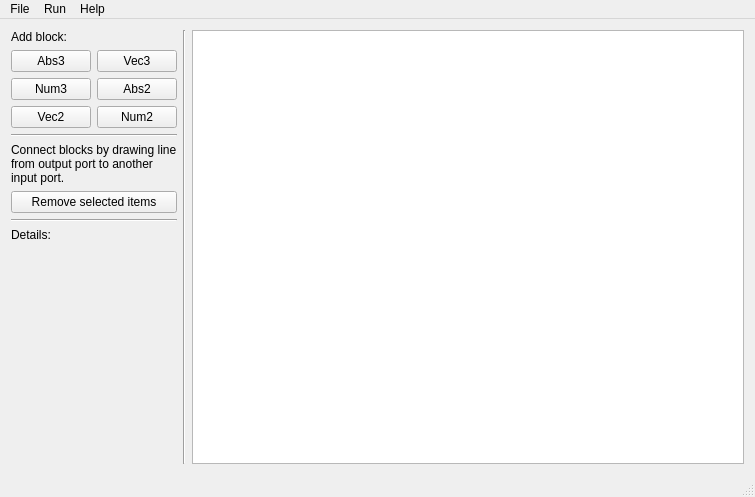
<?xml version="1.0" encoding="UTF-8"?>
<ui version="4.0">
 <class>MainWindow</class>
 <widget class="QMainWindow" name="MainWindow">
  <property name="geometry">
   <rect>
    <x>0</x>
    <y>0</y>
    <width>755</width>
    <height>497</height>
   </rect>
  </property>
  <property name="sizePolicy">
   <sizepolicy hsizetype="Preferred" vsizetype="Preferred">
    <horstretch>0</horstretch>
    <verstretch>0</verstretch>
   </sizepolicy>
  </property>
  <property name="windowTitle">
   <string>Block editor</string>
  </property>
  <widget class="QWidget" name="centralWidget">
   <layout class="QHBoxLayout" name="horizontalLayout">
    <item>
     <layout class="QVBoxLayout" name="verticalLayout">
      <item>
       <widget class="QLabel" name="addBlockLabel">
        <property name="text">
         <string>Add block:</string>
        </property>
        <property name="alignment">
         <set>Qt::AlignLeading|Qt::AlignLeft|Qt::AlignTop</set>
        </property>
        <property name="wordWrap">
         <bool>false</bool>
        </property>
       </widget>
      </item>
      <item>
       <layout class="QGridLayout" name="gridLayout">
        <item row="1" column="0">
         <widget class="QPushButton" name="num3PushButton">
          <property name="text">
           <string>Num3</string>
          </property>
         </widget>
        </item>
        <item row="1" column="1">
         <widget class="QPushButton" name="abs2PushButton">
          <property name="text">
           <string>Abs2</string>
          </property>
         </widget>
        </item>
        <item row="0" column="1">
         <widget class="QPushButton" name="vec3PushButton">
          <property name="text">
           <string>Vec3</string>
          </property>
         </widget>
        </item>
        <item row="0" column="0">
         <widget class="QPushButton" name="abs3PushButton">
          <property name="text">
           <string>Abs3</string>
          </property>
         </widget>
        </item>
        <item row="2" column="0">
         <widget class="QPushButton" name="vec2PushButton">
          <property name="text">
           <string>Vec2</string>
          </property>
         </widget>
        </item>
        <item row="2" column="1">
         <widget class="QPushButton" name="num2PushButton">
          <property name="text">
           <string>Num2</string>
          </property>
         </widget>
        </item>
       </layout>
      </item>
      <item>
       <widget class="Line" name="line_2">
        <property name="orientation">
         <enum>Qt::Horizontal</enum>
        </property>
       </widget>
      </item>
      <item>
       <widget class="QLabel" name="connectLabel">
        <property name="text">
         <string>&lt;html&gt;&lt;head/&gt;&lt;body&gt;&lt;p&gt;Connect blocks by drawing line from output port to another input port.&lt;/p&gt;&lt;/body&gt;&lt;/html&gt;</string>
        </property>
        <property name="wordWrap">
         <bool>true</bool>
        </property>
       </widget>
      </item>
      <item>
       <widget class="QPushButton" name="removePushButton">
        <property name="minimumSize">
         <size>
          <width>100</width>
          <height>0</height>
         </size>
        </property>
        <property name="text">
         <string>Remove selected items</string>
        </property>
        <property name="checkable">
         <bool>true</bool>
        </property>
       </widget>
      </item>
      <item>
       <widget class="Line" name="line_3">
        <property name="orientation">
         <enum>Qt::Horizontal</enum>
        </property>
       </widget>
      </item>
      <item>
       <widget class="QLabel" name="detailsLabel">
        <property name="text">
         <string>Details:</string>
        </property>
       </widget>
      </item>
      <item>
       <widget class="QLabel" name="dataLabel">
        <property name="minimumSize">
         <size>
          <width>150</width>
          <height>0</height>
         </size>
        </property>
        <property name="text">
         <string> </string>
        </property>
        <property name="alignment">
         <set>Qt::AlignLeading|Qt::AlignLeft|Qt::AlignTop</set>
        </property>
        <property name="wordWrap">
         <bool>false</bool>
        </property>
       </widget>
      </item>
      <item>
       <spacer name="verticalSpacer">
        <property name="orientation">
         <enum>Qt::Vertical</enum>
        </property>
        <property name="sizeHint" stdset="0">
         <size>
          <width>20</width>
          <height>40</height>
         </size>
        </property>
       </spacer>
      </item>
     </layout>
    </item>
    <item>
     <widget class="Line" name="line">
      <property name="orientation">
       <enum>Qt::Vertical</enum>
      </property>
     </widget>
    </item>
    <item>
     <widget class="QGraphicsView" name="graphicsView">
      <property name="mouseTracking">
       <bool>true</bool>
      </property>
     </widget>
    </item>
   </layout>
  </widget>
  <widget class="QMenuBar" name="menuBar">
   <property name="geometry">
    <rect>
     <x>0</x>
     <y>0</y>
     <width>755</width>
     <height>19</height>
    </rect>
   </property>
   <widget class="QMenu" name="menuFile">
    <property name="title">
     <string>File</string>
    </property>
    <addaction name="actionNew"/>
    <addaction name="actionOpen"/>
    <addaction name="actionSave"/>
    <addaction name="separator"/>
    <addaction name="actionExit"/>
   </widget>
   <widget class="QMenu" name="menuRun">
    <property name="title">
     <string>Run</string>
    </property>
    <addaction name="actionCompute_all"/>
    <addaction name="separator"/>
    <addaction name="actionStep"/>
    <addaction name="actionReset"/>
   </widget>
   <widget class="QMenu" name="menuHelp">
    <property name="title">
     <string>Help</string>
    </property>
    <addaction name="actionAbout"/>
   </widget>
   <addaction name="menuFile"/>
   <addaction name="menuRun"/>
   <addaction name="menuHelp"/>
  </widget>
  <widget class="QStatusBar" name="statusBar"/>
  <action name="actionNew">
   <property name="text">
    <string>New</string>
   </property>
  </action>
  <action name="actionOpen">
   <property name="text">
    <string>Open</string>
   </property>
  </action>
  <action name="actionSave">
   <property name="text">
    <string>Save</string>
   </property>
  </action>
  <action name="actionExit">
   <property name="text">
    <string>Exit</string>
   </property>
  </action>
  <action name="actionCompute_all">
   <property name="text">
    <string>Compute all</string>
   </property>
  </action>
  <action name="actionStep">
   <property name="text">
    <string>Step</string>
   </property>
  </action>
  <action name="actionAbout">
   <property name="text">
    <string>About</string>
   </property>
  </action>
  <action name="actionReset">
   <property name="text">
    <string>Reset</string>
   </property>
  </action>
 </widget>
 <layoutdefault spacing="6" margin="11"/>
 <resources/>
 <connections/>
</ui>
